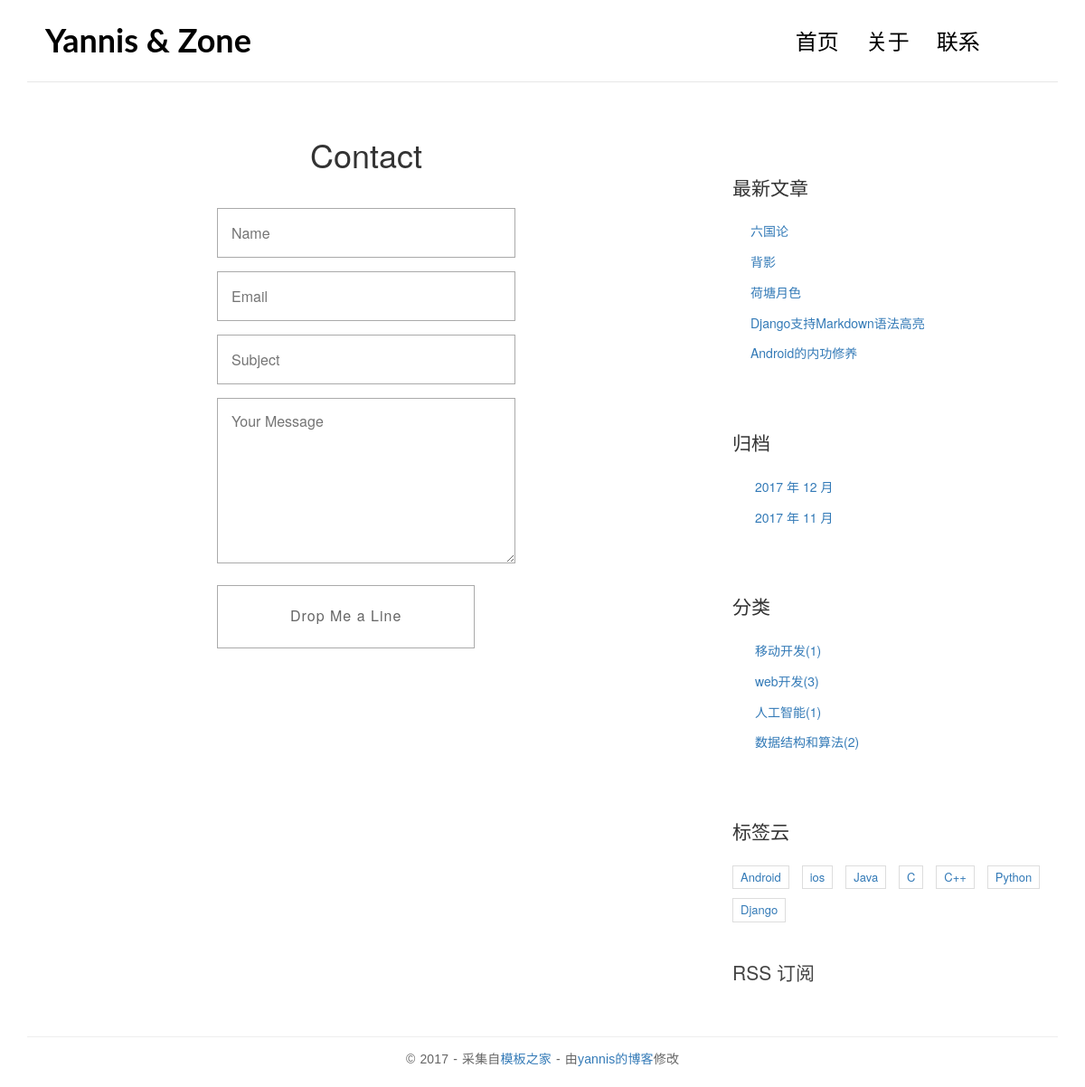
The app's page /contact/, older data.
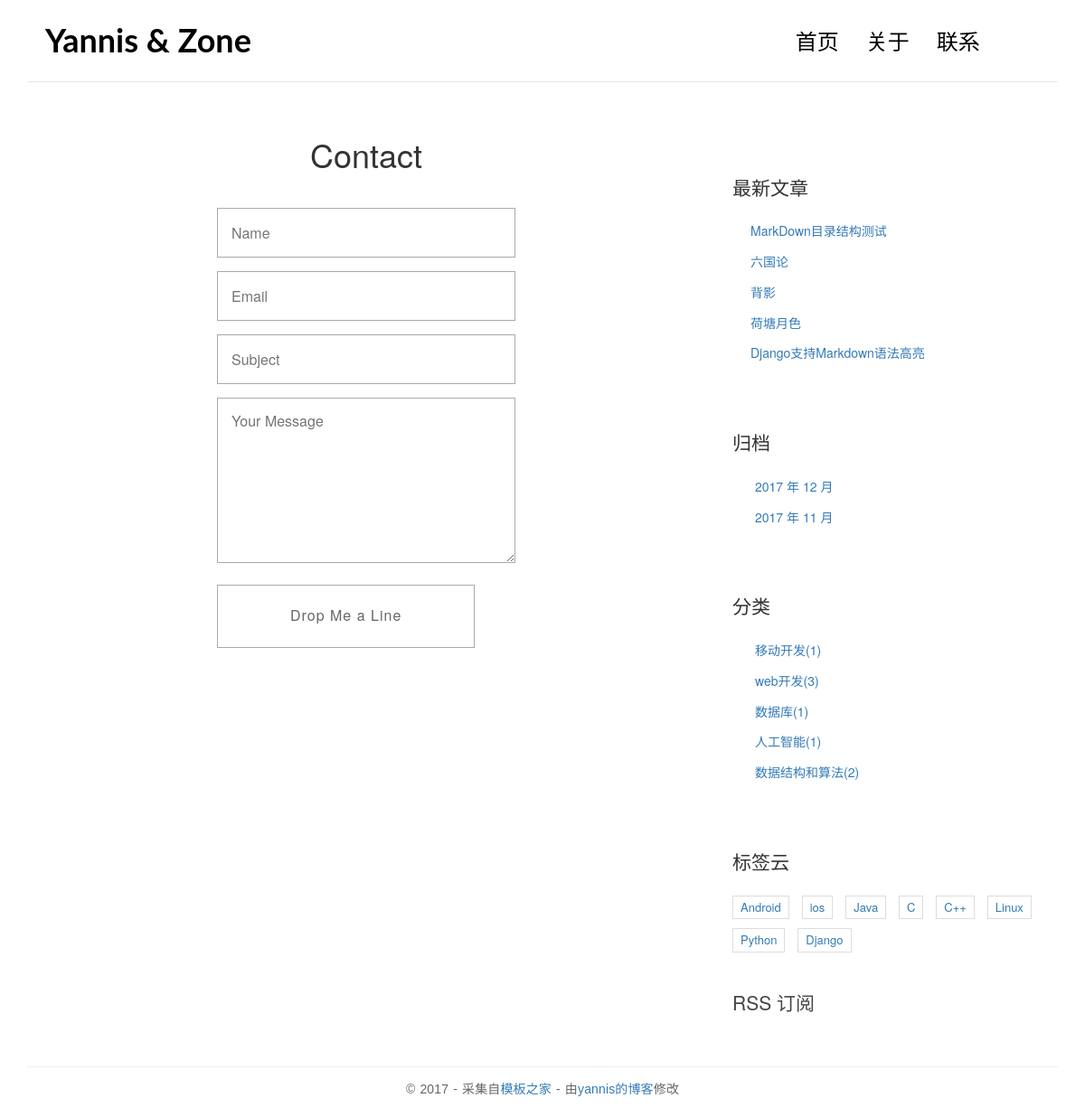
The same page, newer data.
### blog/models.py (models this page shows, shortened)
class Post(models.Model):
	title = models.CharField(max_length = 100)
	body = models.TextField()
	create_time = models.DateTimeField()
	modified_time = models.DateTimeField()
	excerpt = models.CharField(max_length=200, blank = True)
	category = models.ForeignKey(Category)
	tags = models.ManyToManyField(Tag,blank = True)
	author = models.ForeignKey(User)
	views  = models.PositiveIntegerField(default=0)
	def get_absolute_url(self):
		return reverse('blog:detail',kwargs={'pk':self.pk})
	class Meta:
		ordering = ['-create_time']

class Category(models.Model):
	name = models.CharField(max_length = 100)

class Tag(models.Model):
	name = models.CharField(max_length = 100)

### blog/views.py (the view)
# urls.py: url(r'^contact/$',views.contact,name='contact'),
def contact(request):
	return render(request,'blog/contact.html')

### blog/templatetags/blog_tags.py (called while the page is built)
@register.simple_tag
def get_recent_posts(num=5):
    return Post.objects.all().order_by('-create_time')[:num]

@register.simple_tag
def archives():
    return Post.objects.dates('create_time','month',order='DESC')

@register.simple_tag
def get_categories():
    return Category.objects.annotate(num_posts=Count('post')).filter(num_posts__gt=0)

@register.simple_tag
def get_tags():
    return Tag.objects.annotate(num_posts = Count('post')).filter(num_posts__gt=0)

### templates/blog/contact.html
{% extends 'base.html' %}
					{% block main %}
						<h1 class="page-title">Contact</h1>
						<article class="post">
							<div class="entry-content clearfix">
								<form action="#" method="post" class="contact-form">
									<div class="row">
										<div class="col-md-6 col-md-offset-3">
											<input type="text" name="name" placeholder="Name" required>
											<input type="email" name="email" placeholder="Email" required>
											<input type="text" name="subject" placeholder="Subject" required>
											<textarea name="message" rows="7" placeholder="Your Message" required></textarea>
											<button class="btn-send btn-5 btn-5b ion-ios-paperplane"><span>Drop Me a Line</span></button>
										</div>
									</div>
								</form>
							</div>
						</article>
					{% endblock main %}

### templates/base.html (shortened to what the changed rows need)
{% load staticfiles %}
{% load blog_tags %}
<!DOCTYPE html>
<html>
<head>
    <link rel="stylesheet" href="http://code.ionicframework.com/ionicons/2.0.1/css/ionicons.min.css">
	<link rel="stylesheet" href="{% static 'blog/css/pace.css' %}">
    <link rel="stylesheet" href="{% static 'blog/css/custom.css' %}">
	<link rel="stylesheet" href="{% static 'blog/css/highlights/github.css' %}">
	<link href="https://cdn.bootcss.com/bootstrap/3.3.7/css/bootstrap.min.css" rel="stylesheet">
</head>
<body>
<div class="container">
    <header id="site-header">
        <div class="row">
            <div class="col-md-4 col-sm-5 col-xs-8">
                <div class="logo">
                    <h1><a href="{% url 'blog:index' %}"><b>Yannis &amp; Zone</b></a></h1>
                </div>
            </div>
        </div>
    </header>
</div>
<div class="content-body">
    <div class="container">
        <div class="row">
			<main class="col-md-8">
				{% block main %}
				{% endblock main %}
			</main>
            <aside class="col-md-4">
                <div class="widget widget-recent-posts">
					{% get_recent_posts as recent_post_list %}
                    <ul>
					{% for post in recent_post_list %}
                        <li>
                            <a href="{{ post.get_absolute_url }}">{{ post.title }}</a>
                        </li>
                    {% empty %}
					 暂无文章
					{% endfor %}
                    </ul>
                </div>
                <div class="widget widget-archives">
					{% archives as date_list %}
                    <ul>
					{% for date in date_list %}
                        <li>
                            <a href="{% url 'blog:archives' date.year date.month %}">{{ date.year }} 年 {{ date.month }} 月</a>
                        </li>
					{% empty %}
					暂无归档
					{% endfor %}
                    </ul>
                </div>
                <div class="widget widget-category">
					{% get_categories as category_list %}
                    <ul>
					{% for category in category_list %}
                        <li>
                            <a href="{% url 'blog:category' category.pk %}">{{ category.name }}<span class="post-count">({{ category.num_posts }})</span></a>
                        </li>
                    {% empty %}
					暂无分类
					{% endfor %}
                    </ul>
                </div>
                <div class="widget widget-tag-cloud">
                    {% get_tags as tag_list %}
                    <ul>
                    {% for tag in tag_list %}
                <li>
                    <a href="{% url 'blog:tag' tag.pk %}">{{ tag.name }}</a>
                </li>
                    {% empty %}
                    暂无标签
                    {% endfor %}
                    </ul>
                </div>
            </aside>
        </div>
    </div>
</div>
</body>
</html>

Row changes from the older to the newer data that the page shows:
no longer on this page (row unchanged): Post: title "Android的内功修养"
added Post: title "MarkDown目录结构测试"
now on this page (row unchanged): Category: name "数据库", num_posts "1"
now on this page (row unchanged): Tag: name "Linux"
